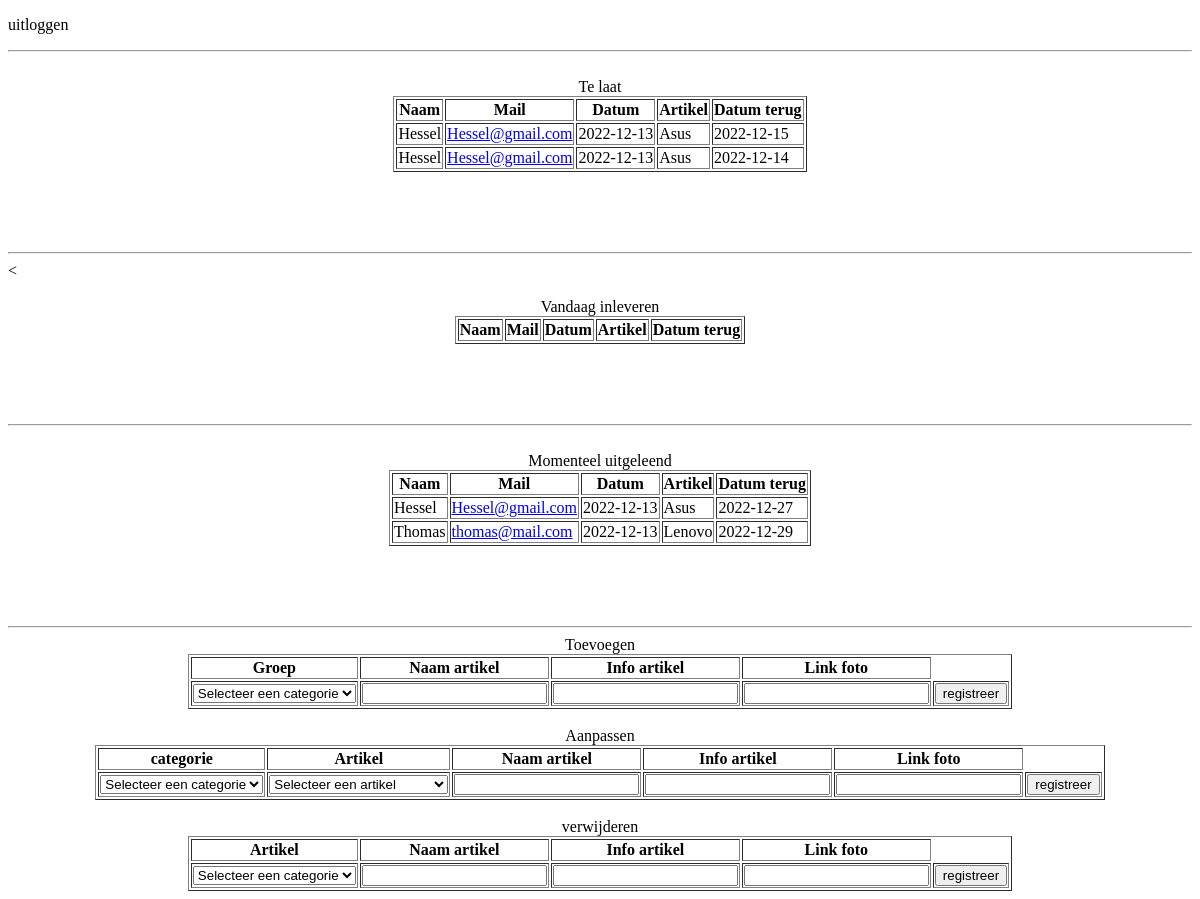
Page /paneel/index.php on the committed database.
### tables this page shows
CREATE TABLE IF NOT EXISTS `artikeluit` (
  `id` int(11) NOT NULL AUTO_INCREMENT,
  `barcode` int(11) NOT NULL,
  `naam` varchar(255) NOT NULL DEFAULT '',
  `mail` varchar(255) NOT NULL DEFAULT '',
  `datumuit` varchar(255) NOT NULL DEFAULT '',
  `datumin` varchar(255) NOT NULL DEFAULT '',
  `uitgedoor` varchar(255) NOT NULL DEFAULT '',
  PRIMARY KEY (`id`)
);

CREATE TABLE IF NOT EXISTS `artikelen` (
  `id` int(11) NOT NULL AUTO_INCREMENT,
  `naam` varchar(50) NOT NULL DEFAULT '0',
  `info` varchar(255) NOT NULL DEFAULT '',
  `img` varchar(255) DEFAULT NULL,
  `barcode` int(11) NOT NULL,
  `cate` int(11) NOT NULL DEFAULT 0,
  PRIMARY KEY (`id`),
  KEY `cate` (`cate`),
  CONSTRAINT `cate` FOREIGN KEY (`cate`) REFERENCES `categorieen` (`id`)
);

### paneel/index.php (the view, shortened to what this page needs)
<?php
require $_SERVER['DOCUMENT_ROOT'] . '/config.php';
$tolate = $con->query("SELECT * FROM artikeluit WHERE datumin < CURRENT_DATE()");
$out = $con->query("SELECT * FROM artikeluit WHERE datumin > CURRENT_DATE()");
?>
<!DOCTYPE html>
<html lang="nl">
<head>
	<link rel="stylesheet" href="/css/paneel.css">
</head>
<body>
	<p class="grote">uitloggen</p>
	<hr>
	<center>
		<div class="grote">
			<table border='1'>
				<caption>Te laat</caption> </BR>
				<thead>
					<tr>
						<th>Naam</th>
						<th>Mail</th>
						<th>Datum</th>
						<th>Artikel</th>
						<th>Datum terug</th>
					</tr>
				</thead>
		</div>
		<?php
		while ($row = $tolate->fetch_assoc()) {
			$producttolate = $con->query("SELECT * FROM artikelen WHERE barcode='" . $row['barcode'] . "'");
			$producttolate = $producttolate->fetch_assoc()
		?>
			<tbody>
				<tr>
					<td><?= $row['naam'] ?></td>
					<td><a href="mailto:<?= $row['mail'] ?>"><?= $row['mail'] ?></a></td>
					<td><?= $row['datumuit'] ?></td>
					<td><?= $producttolate['naam'] ?></td>
					<td><?= $row['datumin'] ?></td>
				</tr>
			</tbody>
		<?php
		}
		?>
	</center> <br><br><br><br>
	<hr>
	<<center>
		<div class="grote">
			<table border='1'>
				<caption>Vandaag inleveren</caption> </BR>
				<thead>
					<tr>
						<th>Naam</th>
						<th>Mail</th>
						<th>Datum</th>
						<th>Artikel</th>
						<th>Datum terug</th>
					</tr>
				</thead>
		</div>
		</center> <br><br><br><br>
		<hr>
		<center>
			<div class="grote">
				<table border='1'>
					<caption>Momenteel uitgeleend</caption> </BR>
					<thead>
						<tr>
							<th>Naam</th>
							<th>Mail</th>
							<th>Datum</th>
							<th>Artikel</th>
							<th>Datum terug</th>
						</tr>
					</thead>
			</div>
			<?php
			while ($row = $out->fetch_assoc()) {
				$productout = $con->query("SELECT * FROM artikelen WHERE barcode='" . $row['barcode'] . "'");
				$productout = $productout->fetch_assoc()
			?>
				<tbody>
					<tr>
						<td><?= $row['naam'] ?></td>
						<td><a href="mailto:<?= $row['mail'] ?>"><?= $row['mail'] ?></a></td>
						<td><?= $row['datumuit'] ?></td>
						<td><?= $productout['naam'] ?></td>
						<td><?= $row['datumin'] ?></td>
					</tr>
				</tbody>
			<?php
			}
			?>
		</center> <br><br><br><br>
		<hr>
		<center>
			<caption>Toevoegen</caption>
			<table border=1>
				<thead>
					<tr>
						<th>Groep</th>
						<th>Naam artikel</th>
						<th>Info artikel</th>
						<th>Link foto</th>
					</tr>
				</thead>
		</center>
		<tbody>
			<td><select name="select" value="" onChange="form.submit()">
					<option value="">Selecteer een categorie</option>
				</select></td>
			<td><input type="text" required></td>
			<td><input type="text" required></td>
			<td><input type="text" required></td>
			<td><input type="submit" name="Verstuur" value="registreer"></td>
		</tbody>
		<br>
		<center>
			<caption>Aanpassen</caption>
			<table border=1>
				<thead>
					<tr>
						<th>categorie</th>
						<th>Artikel</th>
						<th>Naam artikel</th>
						<th>Info artikel</th>
						<th>Link foto</th>
					</tr>
				</thead>
		</center>
		<tbody>
			<td><select name="select" value="" onChange="form.submit()">
					<option value="">Selecteer een categorie</option>
				</select></td>
			<td>
				<select>
					<option value="">Selecteer een artikel</option>
				</select>
			</td>
			<td><input type="text" required></td>
			<td><input type="text" required></td>
			<td><input type="text" required></td>
			<td><input type="submit" name="Verstuur" value="registreer"></td>
		</tbody>
		<br>
		<center>
			<caption>verwijderen</caption>
			<table border=1>
				<thead>
					<tr>
						<th>Artikel</th>
						<th>Naam artikel</th>
						<th>Info artikel</th>
						<th>Link foto</th>
					</tr>
				</thead>
		</center>
		<tbody>
			<td><select name="select" value="" onChange="form.submit()">
					<option value="">Selecteer een categorie</option>
				</select>
			</td>
			<td><input type="text" required></td>
			<td><input type="text" required></td>
			<td><input type="text" required></td>
			<td><input type="submit" name="Verstuur" value="registreer"></td>
		</tbody>
</body>
</html>

### rows in the picture
artikeluit: naam "Hessel", mail "Hessel@gmail.com", datumuit "2022-12-13", artikelen.naam "Asus", datumin "2022-12-15"
artikeluit: naam "Hessel", mail "Hessel@gmail.com", datumuit "2022-12-13", artikelen.naam "Asus", datumin "2022-12-14"
artikeluit: naam "Hessel", mail "Hessel@gmail.com", datumuit "2022-12-13", artikelen.naam "Asus", datumin "2022-12-27"
artikeluit: naam "Thomas", mail "thomas@mail.com", datumuit "2022-12-13", artikelen.naam "Lenovo", datumin "2022-12-29"
